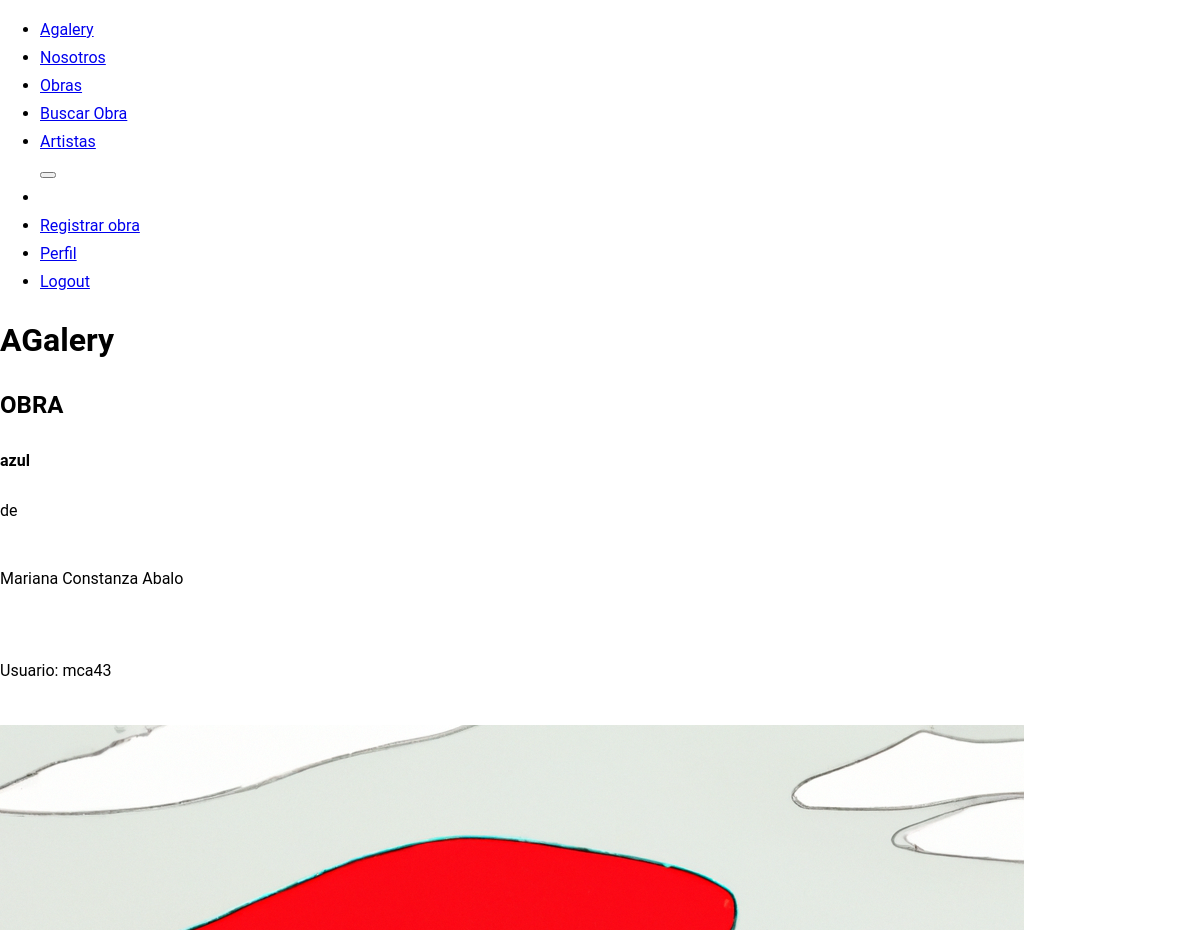
Page /obradetalle/3/ (signed in, upper part) on the earlier database version.
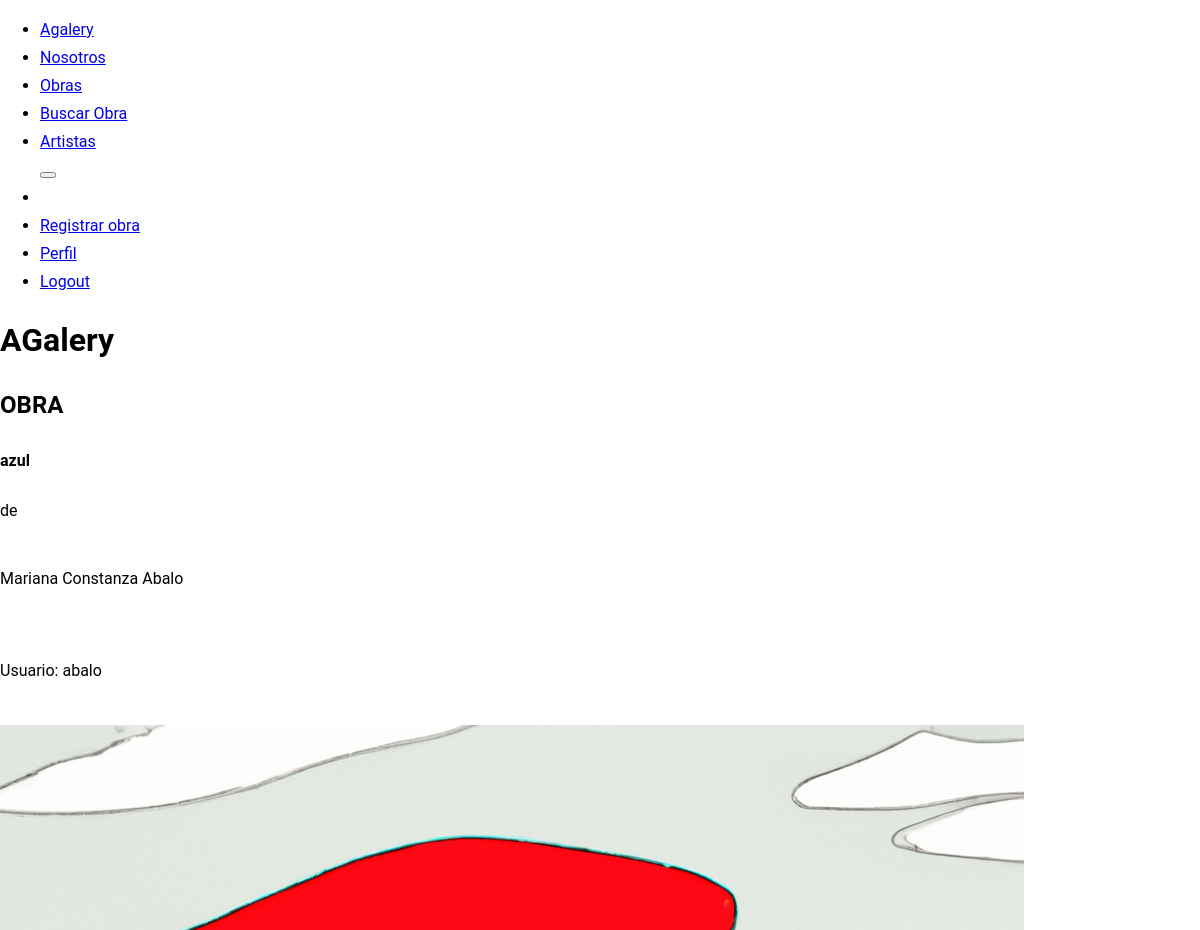
Same page on the later database version.
### appgaleria/models.py (models this page shows, shortened)
class obra(models.Model):
    artista = models.ForeignKey(User, on_delete=models.CASCADE, related_name='Artista')
    titulo = models.CharField(max_length=100)
    descripcion = models.CharField(max_length=300)
    fotoobra = models.ImageField(upload_to='fotoobras')
    precio = models.IntegerField(default=1)
    vendida = models.BooleanField(default= "no")

### appgaleria/views.py (the view)
# urls.py: path('obradetalle/<int:pk>/', views.obra_detalle, name='detalleobra'),
def obra_detalle(request, pk):
    if request.user.is_authenticated:
       avatar_usuario = avatar.objects.get(user=request.user)
       context = {'avatar_usuario': avatar_usuario}
    else:
       context = {}
    obra_detalle = obra.objects.get(pk=pk)
    context['obra_detalle'] = obra_detalle
    return render(request, 'appgaleria/obras/obra._detalle.html', context)

### appgaleria/templates/appgaleria/obras/obra._detalle.html (shortened to what this page needs)
{% extends 'appgaleria/padre.html' %}
{% block content %}
<h1>OBRA</h1>
<h4><b>{{ obra_detalle.titulo}} </b></h4>de<p>
{{ user.first_name }} {{ user.last_name }} <p> Usuario: {{ obra_detalle.artista }}
{{ obra_detalle.titulol}}</p>
<img src="{{obra_detalle.fotoobra.url}}" alt="{{obra_detalle.titulo}}" class="img-fluid"/></p>
</body>
</html>
{% endblock content %}

Differences in the rows shown:
changed obra "azul": artista "mca43" → "abalo"
